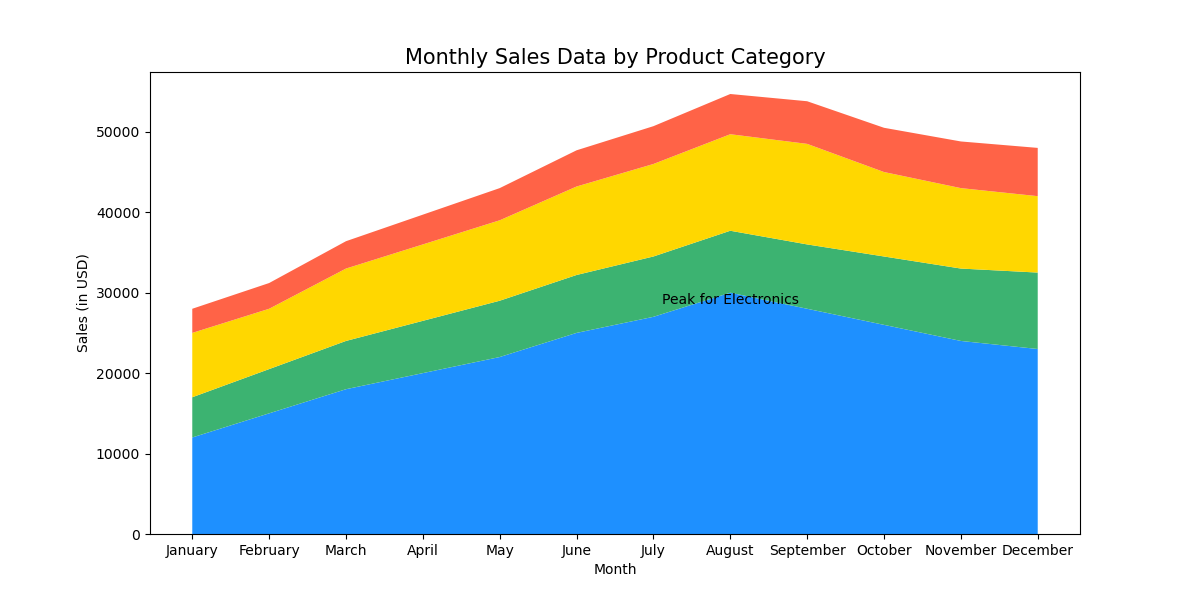

Write Python code to recreate this figure.

import matplotlib.pyplot as plt

# Table data represented as lists
months = ['January', 'February', 'March', 'April', 'May', 'June',
          'July', 'August', 'September', 'October', 'November', 'December']
electronics = [12000, 15000, 18000, 20000, 22000, 25000, 27000, 30000, 28000, 26000, 24000, 23000]
clothing = [5000, 5500, 6000, 6500, 7000, 7200, 7500, 7700, 8000, 8500, 9000, 9500]
home_decor = [8000, 7500, 9000, 9500, 10000, 11000, 11500, 12000, 12500, 10500, 10000, 9500]
books = [3000, 3200, 3400, 3700, 4000, 4500, 4700, 5000, 5300, 5500, 5800, 6000]

# Create a stacked area chart
plt.figure(figsize=(12, 6))  # Change width and height of the chart
plt.stackplot(months, electronics, clothing, home_decor, books, 
              colors=['#1E90FF', '#3CB371', '#FFD700', '#FF6347'])  # Modify the color scheme

# Add title and labels
plt.title('Monthly Sales Data by Product Category', fontdict={'fontsize': 15})
plt.xlabel('Month')
plt.ylabel('Sales (in USD)')

# Assign annotation/text label on the chart for the peak of Electronics
peak_sales_month = months[electronics.index(max(electronics))]
peak_sales_value = max(electronics)
plt.text(peak_sales_month, peak_sales_value, 'Peak for Electronics', ha='center', va='top')

# Display the chart
plt.show()
